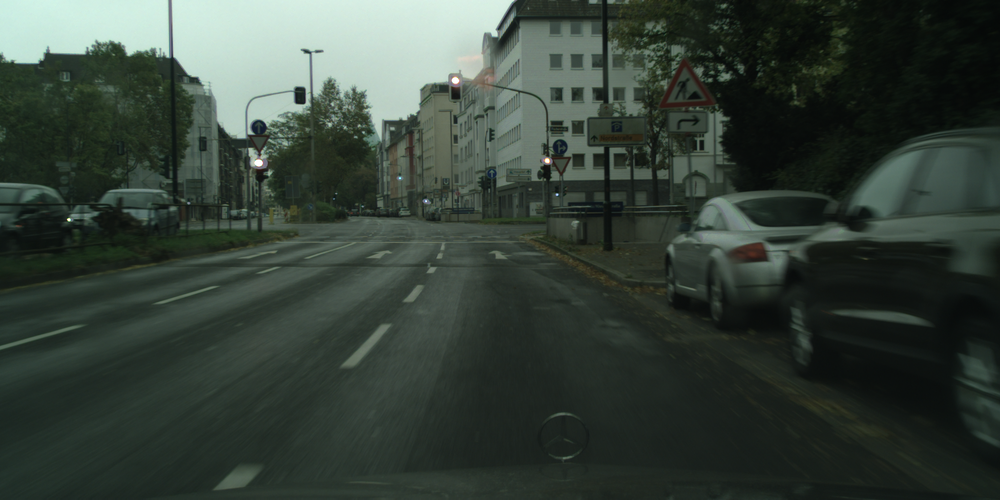
#> input picture data/integration/dusseldorf_000049_000026_leftImg8bit.png, 1000 x 500 px, shrunk from 2048 x 1024 before the run, given in place of berlin_000001_000019_leftImg8bit.png, which was not available
$ jupyter execute --allow-errors run_attention_tryings.ipynb
#> lines starting #> are read from the running program, lines starting #| are printed output that depends on the picture; pictures that were not available may be replaced by others from this repository, and a replacement may not be noted
[cell 1]
"""Elementary imports: """
import os
import json
import glob
import argparse

"""numpy/scipy imports:"""
import numpy as np
from scipy import signal as sg
import scipy.ndimage as ndimage


"""PIL imports:"""
from PIL import Image

"""matplotlib imports:"""
import matplotlib.pyplot as plt

[cell 2]
image = np.array(Image.open("berlin_000001_000019_leftImg8bit.png"))
#> image is the input picture: shape (500, 1000, 3); mean R, G, B 54.2, 65.4, 57.1

[cell 3]
im_red = image[:, :, 0]
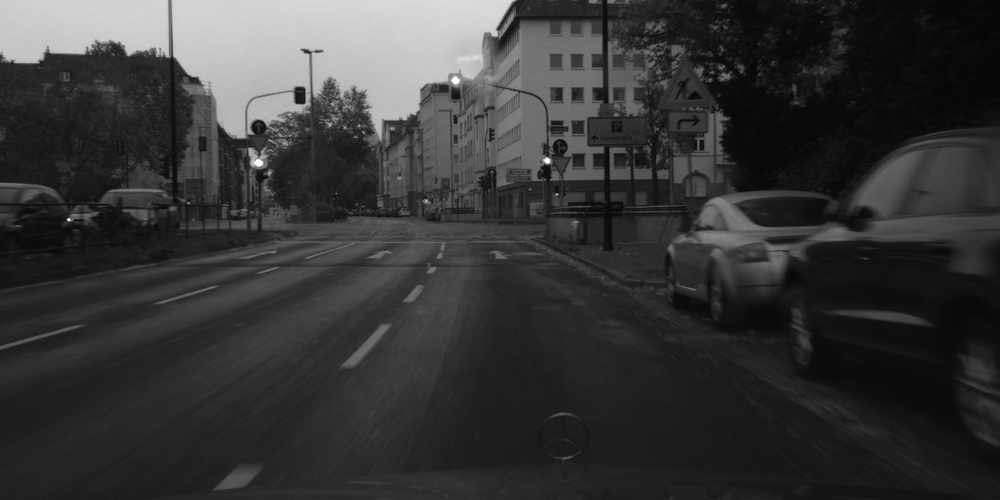
#> im_red: shape (500, 1000); min 5, max 255, mean 54.2
im_green = image[:, :, 1]
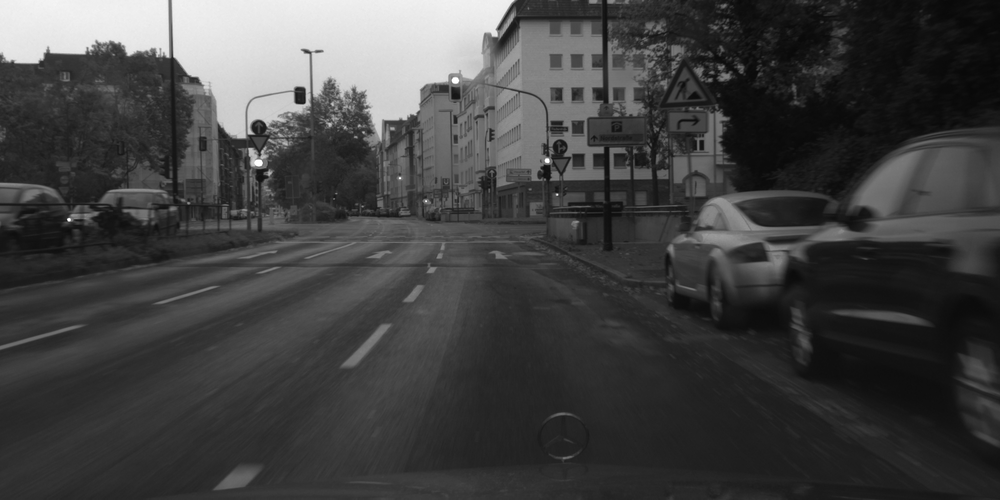
#> im_green: shape (500, 1000); min 8, max 255, mean 65.4

[cell 4]
plt.imshow(im_red, cmap='gray')

[cell 5]
plt.imshow(im_green, cmap='gray')

#> (a cell that did not finish here is left out)

#> (a cell that did not finish here is left out)

#> (a cell that did not finish here is left out)

[cell 9]
coord_x, coord_y = [], []
size_ = 20
#> (the rest of this cell did not finish here and is left out)

[cell 10]
plt.imshow(image)
plt.plot(coord_y, coord_x, 'ro', color='r', markersize=2)
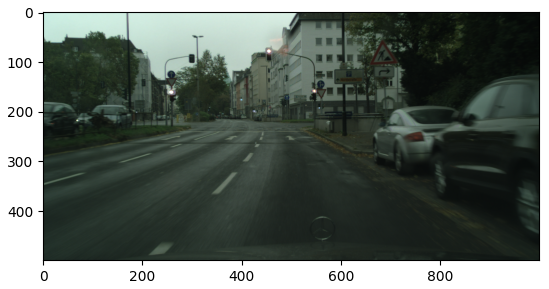
#> figure drawn by matplotlib, 1 panel
